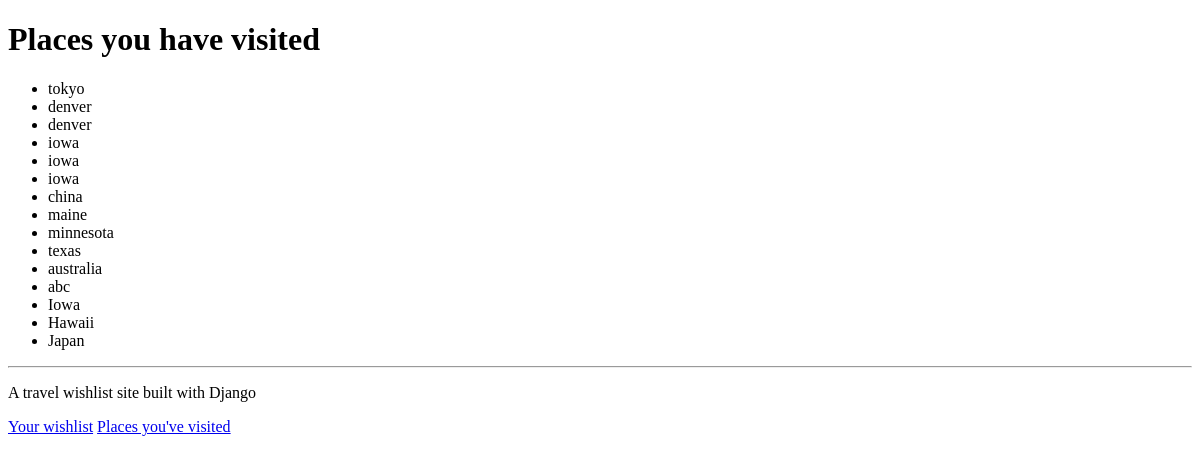
The app's page /visited with its own data.
### travel_wishlist/models.py (models this page shows, shortened)
class Place(models.Model):
	name = models.CharField(max_length=200)
	visited = models.BooleanField(default=False)

### travel_wishlist/views.py (the view)
# urls.py: url(r'^visited$', views.places_visited, name='places_visited'),
def places_visited(request):
    visited = Place.objects.filter(visited=True)
    return render(request, 'travel_wishlist/visited.html', {'visited': visited})

### travel_wishlist/templates/travel_wishlist/visited.html
{% extends 'travel_wishlist/base.html' %}
{% block content %}
<h1>Places you have visited</h1>
{% if visited %}
<ul>
  {% for place in visited %}
    <li>{{ place.name }}</li>
  {% endfor %}
</ul>
{% else %}
  <p>You have not visited any places yet.</p>
{% endif %}
{% endblock %}

### travel_wishlist/templates/travel_wishlist/base.html (shortened to what this page needs)
{% load staticfiles %}
<!DOCTYPE html>
<html>
<head>
  <link rel="stylesheet" href="https://unpkg.com/sakura.css/css/sakura.css" type="text/css">
  <link rel="stylesheet" href="{% static 'css/style.css' %}" type="text/css">
</head>
<body>
  {% block content %}
  {% endblock %}
  <hr>
  <p>A travel wishlist site built with Django</p>
  <a href="{% url 'place_list' %}">Your wishlist</a>
  <a href="{% url 'places_visited' %}">Places you've visited</a>
</body>
</html>

### records on screen
Place: name "tokyo"
Place: name "denver"
Place: name "denver"
Place: name "iowa"
Place: name "iowa"
Place: name "iowa"
Place: name "china"
Place: name "maine"
Place: name "minnesota"
Place: name "texas"
Place: name "australia"
Place: name "abc"
Place: name "Iowa"
Place: name "Hawaii"
Place: name "Japan"
